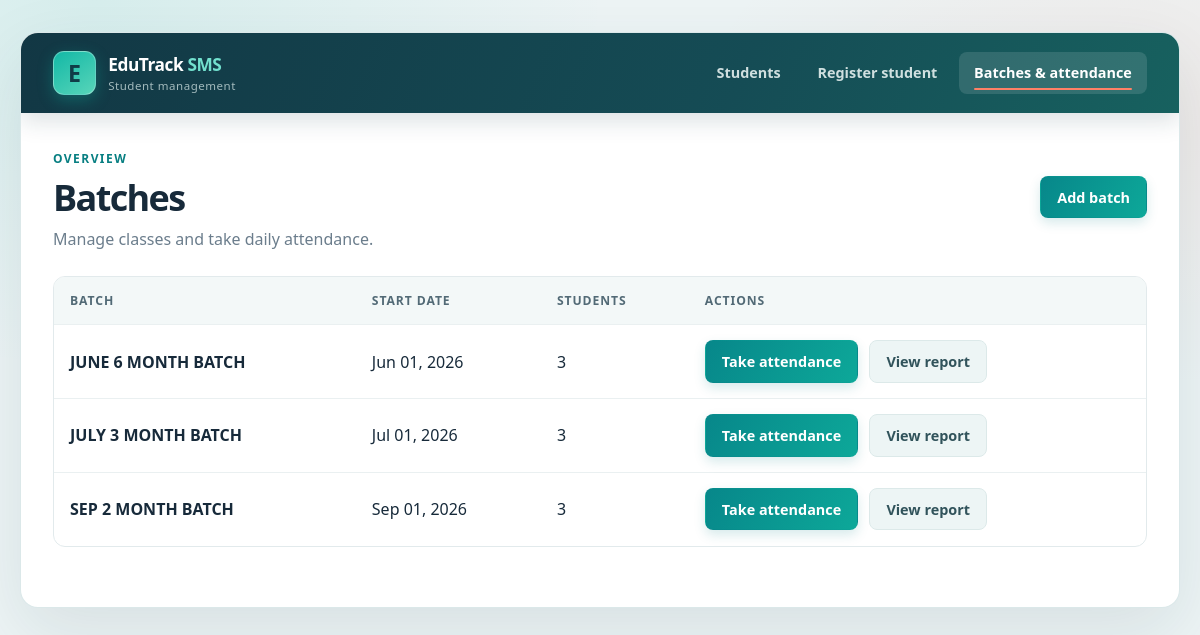
The app's page /batches/ with its own data.
### sms/models.py (models this page shows, shortened)
class Batch(models.Model):
    name = models.CharField(max_length=100)
    start_date = models.DateField()

### sms/views.py (the view)
# urls.py: path('batches/', views.batch_list, name='batch_list'),
def batch_list(request):
    batches = Batch.objects.annotate(student_count=Count('students')).order_by(
        'start_date', 'name'
    )
    return render(request, 'sms/batch_list.html', {'batches': batches})

### sms/templates/sms/batch_list.html (shortened to what this page needs)
{% load static %}
<!doctype html>
<html lang="en">
<head>
    <link rel="stylesheet" href="{% static 'sms/styles.css' %}?v=4">
</head>
<body>
    <main class="container">
        {% include 'sms/navbar.html' %}
        <p class="overview-label">OVERVIEW</p>
        <div class="page-header">
            <div>
                <h1>Batches</h1>
                <p class="muted">Manage classes and take daily attendance.</p>
            </div>
            <a class="button" href="{% url 'sms:create_batch' %}">Add batch</a>
        </div>
        <div class="table-wrap">
            <table class="batch-table">
                <thead>
                    <tr>
                        <th>Batch</th>
                        <th>Start date</th>
                        <th>Students</th>
                        <th>Actions</th>
                    </tr>
                </thead>
                <tbody>
                    {% for batch in batches %}
                        <tr>
                            <td>{{ batch.name }}</td>
                            <td>{{ batch.start_date|date:"M d, Y" }}</td>
                            <td>{{ batch.student_count }}</td>
                            <td>
                                <div class="actions">
                                    <a class="button" href="{% url 'sms:take_attendance' batch.id %}">
                                        Take attendance
                                    </a>
                                    <a class="button button-secondary" href="{% url 'sms:attendance_report' batch.id %}">
                                        View report
                                    </a>
                                </div>
                            </td>
                        </tr>
                    {% empty %}
                        <tr>
                            <td colspan="4">No batches available. Add a batch to get started.</td>
                        </tr>
                    {% endfor %}
                </tbody>
            </table>
        </div>
    </main>
</body>
</html>

### sms/static/sms/styles.css (style rules this page uses)
:root { color-scheme: light; font-family: "Segoe UI", "Helvetica Neue", Arial, sans-serif; color: #172a3a; background: #edf4f5; font-synthesis: none; text-rendering: optimizeLegibility; --ink: #172a3a; --muted: #6b7d8c; --teal: #087f82; --teal-bright: #13b8a6; --coral: #ff8066; --line: #e2eaec; --surface: #ffffff; --shadow: 0 24px 70px rgb(23 54 68 / 10%); }
* { box-sizing: border-box; }
body { min-height: 100vh; margin: 0; padding: 2rem 1.25rem; background: radial-gradient(ellipse at 8% 0%, rgb(19 184 166 / 10%), transparent 32rem), radial-gradient(ellipse at 95% 15%, rgb(255 128 102 / 9%), transparent 28rem), #edf4f5; }
.container { max-width: 1160px; margin: 0 auto; padding: 0 2rem 2.5rem; overflow: hidden; background: var(--surface); border: 1px solid rgb(213 228 230 / 85%); border-radius: 18px; box-shadow: var(--shadow); animation: page-enter 500ms ease-out both; }
h1 { margin: 0 0 1.25rem; color: var(--ink); font-size: clamp(1.7rem, 3vw, 2.25rem); letter-spacing: -0.045em; line-height: 1.2; }
.overview-label { margin: 0 0 0.45rem; color: var(--teal); font-size: 0.75rem; font-weight: 750; letter-spacing: 0.12em; }
.page-header { display: flex; align-items: flex-start; justify-content: space-between; gap: 1.5rem; margin-bottom: 1.5rem; }
.page-header h1 { margin-bottom: 0.4rem; }
.page-header p { margin: 0; }
p { line-height: 1.65; }
a { color: var(--teal); text-decoration-thickness: 1px; text-underline-offset: 3px; transition: color 160ms ease; }
.actions { display: flex; flex-wrap: wrap; gap: 0.7rem; margin: 1rem 0 1.4rem; }
.button, button { display: inline-flex; align-items: center; justify-content: center; gap: 0.4rem; min-height: 2.65rem; padding: 0.65rem 1rem; border: 1px solid transparent; border-radius: 8px; background: linear-gradient(120deg, #07878a, #0da899); box-shadow: 0 5px 12px rgb(8 127 130 / 16%); color: #fff; font: inherit; font-size: 0.9rem; font-weight: 650; text-decoration: none; cursor: pointer; transition: transform 160ms ease, box-shadow 160ms ease, filter 160ms ease; }
.button-secondary { background: #edf5f5; border-color: #dce9e9; box-shadow: none; color: #31535b; }
.table-wrap { overflow-x: auto; margin: 1.25rem 0; border: 1px solid var(--line); border-radius: 12px; background: #fff; }
table { width: 100%; margin: 0; border-collapse: separate; border-spacing: 0; text-align: left; }
th, td { padding: 0.95rem 1rem; border-bottom: 1px solid #eaf0f1; text-align: left; vertical-align: middle; }
th { background: #f3f8f8; color: #526a76; font-size: 0.76rem; font-weight: 750; letter-spacing: 0.075em; text-transform: uppercase; }
tbody tr { transition: background 160ms ease; }
tbody tr:last-child td { border-bottom: 0; }
tbody tr:not(:first-child) { animation: row-enter 320ms ease-out both; }
tbody tr:nth-child(2) { animation-delay: 35ms; }
tbody tr:nth-child(3) { animation-delay: 70ms; }
.batch-table td:first-child { color: var(--ink); font-weight: 650; }
.batch-table .actions { margin: 0; }
.muted { color: var(--muted); }

### records on screen
Batch: name "JUNE 6 MONTH BATCH", start_date "Jun 01, 2026", student_count "3"
Batch: name "JULY 3 MONTH BATCH", start_date "Jul 01, 2026", student_count "3"
Batch: name "SEP 2 MONTH BATCH", start_date "Sep 01, 2026", student_count "3"
